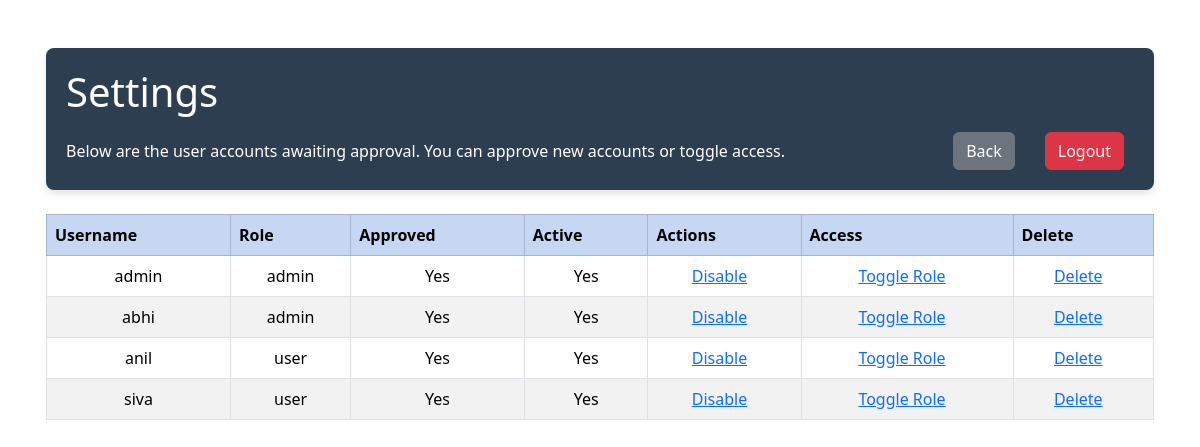
The app's page /settings (signed in) with its own data.
### tables this page shows
CREATE TABLE users (
            id INTEGER PRIMARY KEY AUTOINCREMENT,
            username TEXT UNIQUE NOT NULL,
            password TEXT NOT NULL,
            role TEXT NOT NULL
        , is_approved INTEGER DEFAULT 0, is_active INTEGER DEFAULT 1);

### app.py (the view)
@app.route('/settings')
@login_required
@no_cache
def settings():
    if current_user.role != 'admin':
        flash("Unauthorized access")
        return redirect(url_for('index'))
    conn = sqlite3.connect('devices.db')
    c = conn.cursor()
    c.execute("SELECT * FROM users")
    users = c.fetchall()
    conn.close()
    user_objs = [User(*u) for u in users]
    return render_template('settings.html', users=user_objs)

### app.py (called while the page is built)
@app.before_request
def require_login_for_protected_pages():
    protected_paths = ['/', '/settings', '/form', '/view_data', '/approve_user', '/toggle_access', '/delete_user', '/toggle_role']
    if request.path in protected_paths and not current_user.is_authenticated:
        return redirect(url_for('login'))

def no_cache(view):
    @wraps(view)
    def no_cache_wrapper(*args, **kwargs):
        response = make_response(view(*args, **kwargs))
        response.headers['Cache-Control'] = 'no-store, no-cache, must-revalidate, post-check=0, pre-check=0, max-age=0'
        response.headers['Pragma'] = 'no-cache'
        response.headers['Expires'] = '-1'
        return response
    return no_cache_wrapper

@login_manager.user_loader
def load_user(user_id):
    conn = sqlite3.connect('devices.db')
    c = conn.cursor()
    c.execute("SELECT id, username, password, role, is_approved, is_active FROM users WHERE id = ?", (user_id,))
    user = c.fetchone()
    conn.close()
    if user:
        return User(*user)
    return None

    @property
    def is_approved(self):
        return self._is_approved

    @property
    def is_active(self):
        return self._is_active

### templates/settings.html (shortened to what this page needs)
<!DOCTYPE html>
<html>
<head>
    <link rel="stylesheet" href="static/settings_css/style.css">
    <link href="https://cdn.jsdelivr.net/npm/bootstrap@5.3.3/dist/css/bootstrap.min.css" rel="stylesheet">
</head>
<body>
    <div class="container px-3 p-5">
        <div class="header">
            <h1 class="mb-3">Settings</h1>
            <div class="header-subrow">
                <p class="mb-0">
                    Below are the user accounts awaiting approval. You can approve new accounts or toggle access.
                </p>
                <a href="{{ url_for('index') }}" class="btn btn-secondary ms-auto">Back</a>
                <a href="{{ url_for('logout') }}" class="btn btn-danger ms-auto">Logout</a>
            </div>
        </div>
        <table class="table table-bordered table-striped table-hover mt-4">
            <tr class="table-primary">
                <th>Username</th>
                <th>Role</th>
                <th>Approved</th>
                <th>Active</th>
                <th>Actions</th>
                <th>Access</th>
                <th>Delete</th>
            </tr>
            {% for user in users %}
            <tr>
                <td>{{ user.username }}</td>
                <td>{{ user.role }}</td>
                <td>{{ 'Yes' if user.is_approved else 'No' }}</td>
                <td>{{ 'Yes' if user.is_active else 'No' }}</td>
                <td>
                    <a href="{{ url_for('toggle_access', id=user.id) }}">
                        {{ 'Disable' if user.is_active else 'Enable' }}
                    </a>
                </td>
                <td><a href="{{ url_for('toggle_role', id=user.id) }}">Toggle Role</a></td>
                <td><a href="{{ url_for('delete_user', id=user.id) }}" class="">Delete</a></td>
            </tr>
            {% endfor %}
        </table>
    </div>
</body>
</html>

### static/settings_css/style.css (style rules this page uses)
:root { --primary-color: #3498db; --secondary-color: #2ecc71; --accent-color: #e74c3c; --dark-color: #2c3e50; --light-color: #ecf0f1; }
table { border-collapse: collapse; width: 100%; }
th, td { border: 1px solid #ddd; ; text-align: center; }
th { background-color: var(--light-color); color: var(--dark-color); font-weight: bold; text-align: center; }
a { margin-right: 10px; }
.header { grid-column: 1 / -1; background-color: var(--dark-color); color: white; padding: 20px; border-radius: 8px; box-shadow: 0 4px 6px rgba(0, 0, 0, 0.1); display: flex; flex-direction: column; align-items: flex-start; }
.header-subrow { display: flex; width: 100%; align-items: center; gap: 20px; flex-wrap: wrap; }
.header-subrow p { flex: 1; margin: 0; }

### records on screen
users: username "admin", role "admin", is_approved "Yes", is_active "Yes", is_active "Disable"
users: username "abhi", role "admin", is_approved "Yes", is_active "Yes", is_active "Disable"
users: username "anil", role "user", is_approved "Yes", is_active "Yes", is_active "Disable"
users: username "siva", role "user", is_approved "Yes", is_active "Yes", is_active "Disable"
